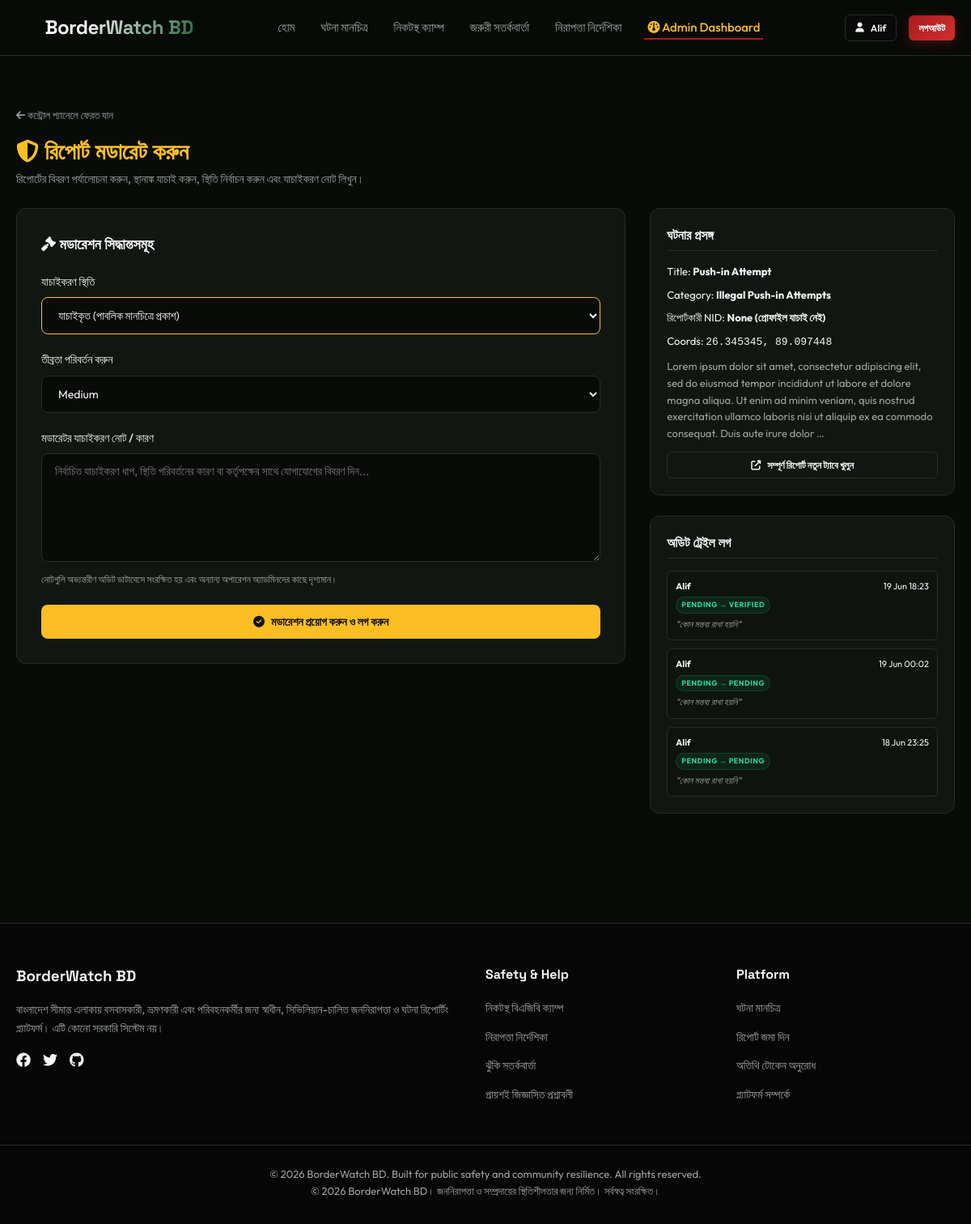
The app's page /dashboard/moderate/2/ (signed in) with its own data.
### reports/models.py (models this page shows, shortened)
class Report(models.Model):
    STATUS_CHOICES = [
        ('Pending', 'Pending Review'),
        ('Verified', 'Verified (Public)'),
        ('Rejected', 'Rejected'),
        ('Escalated', 'Escalated to Authorities'),
    ]
    SEVERITY_CHOICES = [
        ('Low', 'Low'),
        ('Medium', 'Medium'),
        ('High', 'High'),
        ('Critical', 'Critical'),
    ]
    user = models.ForeignKey(User, on_delete=models.SET_NULL, null=True, blank=True, related_name='reports')
    anonymous_token = models.ForeignKey(AnonymousToken, on_delete=models.SET_NULL, null=True, blank=True, related_name='reports')
    incident_type = models.ForeignKey(ReportCategory, on_delete=models.PROTECT, related_name='reports', db_index=True)
    title = models.CharField(max_length=200)
    description = models.TextField()
    latitude = models.DecimalField(max_digits=9, decimal_places=6, db_index=True)
    longitude = models.DecimalField(max_digits=9, decimal_places=6, db_index=True)
    severity = models.CharField(max_length=15, choices=SEVERITY_CHOICES, default='Medium')
    status = models.CharField(max_length=15, choices=STATUS_CHOICES, default='Pending', db_index=True)
    urgency = models.IntegerField(default=3, validators=[MinValueValidator(1), MaxValueValidator(5)])  # Urgency score 1-5
    credibility = models.IntegerField(default=3, validators=[MinValueValidator(1), MaxValueValidator(5)])  # Credibility score 1-5
    priority_score = models.IntegerField(default=9)  # Priority = Severity Weight * Urgency * Credibility
    is_priority = models.BooleanField(default=False)
    is_possible_duplicate = models.BooleanField(default=False)
    is_displayed = models.BooleanField(default=True)
    created_at = models.DateTimeField(auto_now_add=True, db_index=True)
    updated_at = models.DateTimeField(auto_now=True)
    class Meta:
        ordering = ['-created_at']

class ReportCategory(models.Model):
    name = models.CharField(max_length=100, unique=True)
    slug = models.SlugField(max_length=100, unique=True)
    description = models.TextField(blank=True, null=True)
    class Meta:
        verbose_name_plural = "Report Categories"

### dashboard/models.py (models this page shows, shortened)
class VerificationLog(models.Model):
    report = models.ForeignKey(Report, on_delete=models.CASCADE, related_name='verification_logs')
    admin_user = models.ForeignKey(User, on_delete=models.SET_NULL, null=True, related_name='moderation_logs')
    previous_status = models.CharField(max_length=20)
    new_status = models.CharField(max_length=20)
    notes = models.TextField(blank=True, null=True)
    created_at = models.DateTimeField(auto_now_add=True)
    class Meta:
        ordering = ['-created_at']

### dashboard/views.py (the view, shortened to what this page needs)
# urls.py: path('moderate/<int:pk>/', views.moderate_report_view, name='moderate_report'),
@staff_member_required
def moderate_report_view(request, pk):
    report = get_object_or_404(Report, pk=pk)
    return render(request, 'dashboard/moderate_report.html', {'report': report})

### templates/dashboard/moderate_report.html (shortened to what this page needs)
{% extends 'base.html' %}
{% block content %}
<div class="container" style="padding-top: 40px; padding-bottom: 50px;">
    <div style="margin-bottom: 25px;">
        <a href="{% url 'dashboard:admin_dashboard' %}" style="color: var(--text-muted); font-size: 13px;"><i class="fa-solid fa-arrow-left"></i> কন্ট্রোল প্যানেলে ফেরত যান</a>
        <h1 style="font-size: 28px; margin-top: 10px; color: #fbbf24;"><i class="fa-solid fa-shield-halved"></i> রিপোর্ট মডারেট করুন</h1>
        <p style="color: var(--text-muted); font-size: 14px;">রিপোর্টের বিবরণ পর্যালোচনা করুন, স্থানাঙ্ক যাচাই করুন, স্থিতি নির্বাচন করুন এবং যাচাইকরণ নোট লিখুন।</p>
    </div>
    <div style="display: grid; grid-template-columns: 2fr 1fr; gap: 30px; align-items: start;">
        <div class="card" style="padding: 30px;">
            <h3 style="font-size: 18px; margin-bottom: 20px;"><i class="fa-solid fa-gavel"></i> মডারেশন সিদ্ধান্তসমূহ</h3>
            <form method="POST" action="{% url 'dashboard:moderate_report' pk=report.id %}">
                <div class="form-group">
                    <label class="form-label" for="id_status">যাচাইকরণ স্থিতি</label>
                    <select name="status" id="id_status" class="form-select" style="border-color: #fbbf24;">
                        <option value="Verified" {% if report.status == 'Verified' %}selected{% endif %}>যাচাইকৃত (পাবলিক মানচিত্রে প্রকাশ)</option>
                    </select>
                </div>
                <div class="form-group">
                    <label class="form-label" for="id_severity">তীব্রতা পরিবর্তন করুন</label>
                    <select name="severity" id="id_severity" class="form-select">
                        <option value="Medium" {% if report.severity == 'Medium' %}selected{% endif %}>Medium</option>
                    </select>
                </div>
                <div class="form-group">
                    <label class="form-label" for="id_notes">মডারেটর যাচাইকরণ নোট / কারণ</label>
                    <textarea name="notes" id="id_notes" class="form-control" rows="6" placeholder="নির্বাচিত যাচাইকরণ ধাপ, স্থিতি পরিবর্তনের কারণ বা কর্তৃপক্ষের সাথে যোগাযোগের বিবরণ দিন..."></textarea>
                    <span class="form-help">নোটগুলি অভ্যন্তরীণ অডিট ডাটাবেসে সংরক্ষিত হয় এবং অন্যান্য অপারেশন অ্যাডমিনদের কাছে দৃশ্যমান।</span>
                </div>
                <button type="submit" class="btn btn-primary" style="width: 100%; padding: 12px; background: #fbbf24; color: #111; font-weight: 700; border: none; box-shadow: none;">
                    <i class="fa-solid fa-circle-check"></i> মডারেশন প্রয়োগ করুন ও লগ করুন
                </button>
            </form>
        </div>
        <div>
            <div class="card" style="padding: 20px; margin-bottom: 25px;">
                <h4 style="font-size: 16px; margin-bottom: 15px; border-bottom: 1px solid var(--border-color); padding-bottom: 5px;">ঘটনার প্রসঙ্গ</h4>
                <p style="font-size: 13px; margin-bottom: 8px;">Title: <strong style="color: var(--text-main);">{{ report.title }}</strong></p>
                <p style="font-size: 13px; margin-bottom: 8px;">Category: <strong>{{ report.incident_type.name }}</strong></p>
                <p style="font-size: 13px; margin-bottom: 8px;">রিপোর্টকারী NID:
                    <strong>
                        {% if report.user and report.user.profile.nid %}
                            {{ report.user.profile.nid }} (District: {{ report.user.profile.district|default:"None" }})
                        {% elif report.user %}
                            None (প্রোফাইল যাচাই নেই)
                        {% else %}
                            অজ্ঞাত সাবমিটার
                        {% endif %}
                    </strong>
                </p>
                <p style="font-size: 13px; margin-bottom: 8px;">Coords: <span style="font-family: monospace;">{{ report.latitude }}, {{ report.longitude }}</span></p>
                <p style="font-size: 13px; margin-bottom: 12px; color: var(--text-muted);">{{ report.description|truncatewords:40 }}</p>
                <a href="{% url 'reports:report_detail' pk=report.id %}" target="_blank" class="btn btn-outline btn-sm" style="width: 100%;">
                    <i class="fa-solid fa-up-right-from-square"></i> সম্পূর্ণ রিপোর্ট নতুন ট্যাবে খুলুন
                </a>
            </div>
            <div class="card" style="padding: 20px;">
                <h4 style="font-size: 16px; margin-bottom: 15px; border-bottom: 1px solid var(--border-color); padding-bottom: 5px;">অডিট ট্রেইল লগ</h4>
                {% if report.verification_logs.all %}
                    <div style="display: flex; flex-direction: column; gap: 10px;">
                        {% for log in report.verification_logs.all %}
                            <div style="background: rgba(0,0,0,0.15); border: 1px solid var(--border-color); padding: 10px; border-radius: 6px; font-size: 11px;">
                                <div style="display: flex; justify-content: space-between; margin-bottom: 4px;">
                                    <strong>{{ log.admin_user.username }}</strong>
                                    <span>{{ log.created_at|date:"d M H:i" }}</span>
                                </div>
                                <span class="badge badge-low" style="font-size: 9px; padding: 2px 6px; margin-bottom: 5px;">{{ log.previous_status }} &rarr; {{ log.new_status }}</span>
                                <p style="color: var(--text-muted); font-style: italic;">"{{ log.notes|default:'কোন মন্তব্য রাখা হয়নি' }}"</p>
                            </div>
                        {% endfor %}
                    </div>
                {% else %}
                    <p style="font-size: 12px; color: var(--text-muted); font-style: italic;">এই ঘটনার জন্য পূর্বে কোন মডারেশন লগ নেই।</p>
                {% endif %}
            </div>
        </div>
    </div>
</div>
{% endblock %}

### templates/base.html (shortened to what this page needs)
{% load static %}
<!DOCTYPE html>
<html lang="en">
<head>
    <link rel="stylesheet" href="{% static 'css/style.css' %}">
    <link rel="stylesheet" href="https://cdnjs.cloudflare.com/ajax/libs/font-awesome/6.4.0/css/all.min.css">
    <link rel="stylesheet" href="https://unpkg.com/leaflet@1.9.4/dist/leaflet.css"/>
</head>
<body>
    <nav class="navbar">
        <div class="container navbar-container">
            <a href="{% url 'core:home' %}" class="navbar-brand">
                <i class="fa-solid fa-shield-halved brand-shield"></i>
                <span>BorderWatch BD</span>
            </a>
            <ul class="nav-links">
                    <li><a href="{% url 'core:home' %}" class="nav-link {% if request.resolver_match.view_name == 'core:home' %}active{% endif %}">হোম</a></li>
                    <li><a href="{% url 'reports:report_list' %}" class="nav-link {% if 'reports:' in request.resolver_match.view_name %}active{% endif %}">ঘটনা মানচিত্র</a></li>
                    <li><a href="{% url 'camps:nearest_camp' %}" class="nav-link {% if 'camps:' in request.resolver_match.view_name %}active{% endif %}">নিকটস্থ ক্যাম্প</a></li>
                    <li><a href="{% url 'alerts:alert_list' %}" class="nav-link {% if 'alerts:' in request.resolver_match.view_name %}active{% endif %}">জরুরী সতর্কবার্তা</a></li>
                    <li><a href="{% url 'core:guidelines' %}" class="nav-link {% if request.resolver_match.view_name == 'core:guidelines' %}active{% endif %}">নিরাপত্তা নির্দেশিকা</a></li>
                {% if request.user.is_staff %}
                    <li><a href="{% url 'dashboard:admin_dashboard' %}" class="nav-link {% if 'dashboard:' in request.resolver_match.view_name %}active{% endif %}" style="color: #fbbf24;"><i class="fa-solid fa-gauge"></i> Admin Dashboard</a></li>
                {% endif %}
            </ul>
            <div class="nav-actions">
                {% if request.user.is_authenticated %}
                    <a href="{% url 'accounts:profile' %}" class="btn btn-outline btn-sm">
                        <i class="fa-solid fa-user"></i> {{ request.user.username }}
                    </a>
                        <a href="{% url 'accounts:logout' %}" class="btn btn-danger btn-sm">লগআউট</a>
                {% else %}
                        <a href="{% url 'accounts:login' %}" class="btn btn-outline btn-sm">লগইন</a>
                        <a href="{% url 'accounts:register' %}" class="btn btn-primary btn-sm">নিবন্ধন</a>
                {% endif %}
            </div>
        </div>
    </nav>
    <main>
        {% block content %}{% endblock %}
    </main>
    <footer>
        <div class="container footer-grid">
            <div class="footer-brand">
                <h3>BorderWatch BD</h3>
                    <p style="font-size: 14px; margin-bottom: 15px;">বাংলাদেশ সীমান্ত এলাকায় বসবাসকারী, ভ্রমণকারী এবং পরিবহনকর্মীর জন্য স্বাধীন, সিভিলিয়ান-চালিত জননিরাপত্তা ও ঘটনা রিপোর্টিং প্ল্যাটফর্ম। এটি কোনো সরকারি সিস্টেম নয়।</p>
                <div style="display: flex; gap: 15px;">
                    <a href="#" style="font-size: 18px;"><i class="fa-brands fa-facebook"></i></a>
                    <a href="#" style="font-size: 18px;"><i class="fa-brands fa-twitter"></i></a>
                    <a href="#" style="font-size: 18px;"><i class="fa-brands fa-github"></i></a>
                </div>
            </div>
            <div class="footer-links">
                <h4>Safety & Help</h4>
                <ul>
                    <li><a href="{% url 'camps:nearest_camp' %}">নিকটস্থ বিএজিবি ক্যাম্প</a></li>
                    <li><a href="{% url 'core:guidelines' %}">নিরাপত্তা নির্দেশিকা</a></li>
                    <li><a href="{% url 'alerts:alert_list' %}">ঝুঁকি সতর্কবার্তা</a></li>
                    <li><a href="{% url 'core:faq' %}">প্রায়শই জিজ্ঞাসিত প্রশ্নাবলী</a></li>
                </ul>
            </div>
            <div class="footer-links">
                <h4>Platform</h4>
                <ul>
                    <li><a href="{% url 'reports:report_list' %}">ঘটনা মানচিত্র</a></li>
                    <li><a href="{% url 'reports:submit_report' %}">রিপোর্ট জমা দিন</a></li>
                    <li><a href="{% url 'accounts:anonymous_token' %}">অতিথি টোকেন অনুরোধ</a></li>
                    <li><a href="{% url 'core:about' %}">প্ল্যাটফর্ম সম্পর্কে</a></li>
                </ul>
            </div>
        </div>
        <div class="container footer-bottom">
            <p>&copy; {% now "Y" %} BorderWatch BD. Built for public safety and community resilience. All rights reserved.</p>
                <p>&copy; {% now "Y" %} BorderWatch BD। জননিরাপত্তা ও সম্প্রদায়ের স্থিতিশীলতার জন্য নির্মিত। সর্বস্বত্ব সংরক্ষিত।</p>
        </div>
    </footer>
</body>
</html>

### records on screen
Report: status "যাচাইকৃত (পাবলিক মানচিত্রে প্রকাশ)", severity "Medium", title "Push-in Attempt", incident_type.name "Illegal Push-in Attempts", latitude "26.345345", longitude "89.097448", description "Lorem ipsum dolor sit amet, consectetur adipiscing elit, sed do eiusmod tempor incididunt ut labore et dolore magna aliqua. Ut enim ad minim veniam, quis nostrud exercitation ullamco laboris nisi ut aliquip ex ea commodo consequat. Duis aute irure dolor …"
VerificationLog: admin_user.username "Alif", created_at "19 Jun 18:23", previous_status "PENDING", new_status "VERIFIED", notes "কোন মন্তব্য রাখা হয়নি"
VerificationLog: admin_user.username "Alif", created_at "19 Jun 00:02", previous_status "PENDING", new_status "PENDING", notes "কোন মন্তব্য রাখা হয়নি"
VerificationLog: admin_user.username "Alif", created_at "18 Jun 23:25", previous_status "PENDING", new_status "PENDING", notes "কোন মন্তব্য রাখা হয়নি"

### other values on screen
{{ request.user.username }} "Alif"
